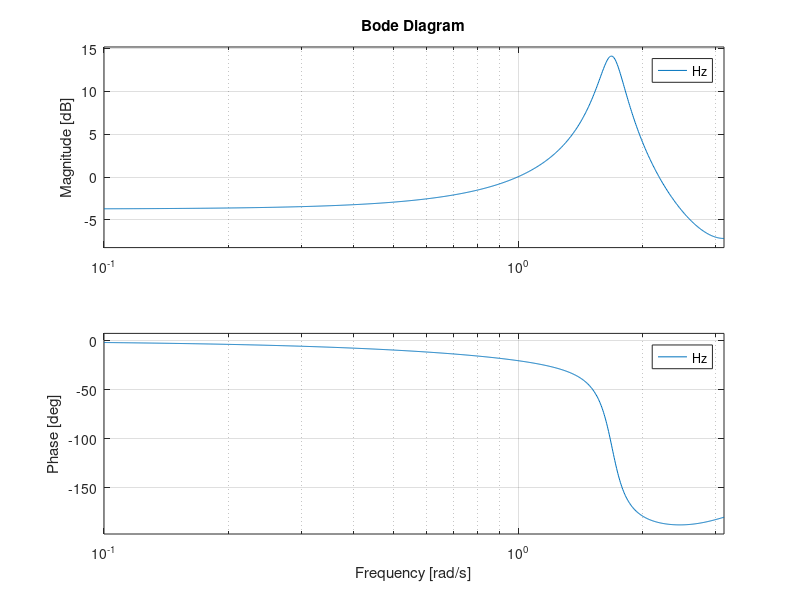

Source code (MATLAB): (Note: this script raises an error after producing the figure.)
% Item 1
num = [1, 0.3];
den = [1, 0.2, 0.8];
Hz = tf(num,den, -1);

subplot(2,2,1);
bode(Hz);
grid on;

% Item 2
u = randn(1024,1);
t = 1:1:1024;

y = lsim(Hz,u,t);
H_est = tfest(u,y,2,0);

subplot(2,2,2);
bode(H_est);
grid on;

% Item 3
A1 = 1; A2 = 1; A3 = 1;
F1 = 1/100; F2 = 0.1592; F3 = 1/47;
r1 = A1 .* sin (2* pi * F1 * t );
r2 = A2 .* sin (2* pi * F2 * t );
r3 = A3 .* sin (2* pi * F3 * t );
u2 = transpose(r1 + r2 + r3);

y2 = lsim(Hz,u2,t);
H_est2 = tfest(u2,y2,2,0);

subplot(2,2,3);
bode(H_est2);
grid on;